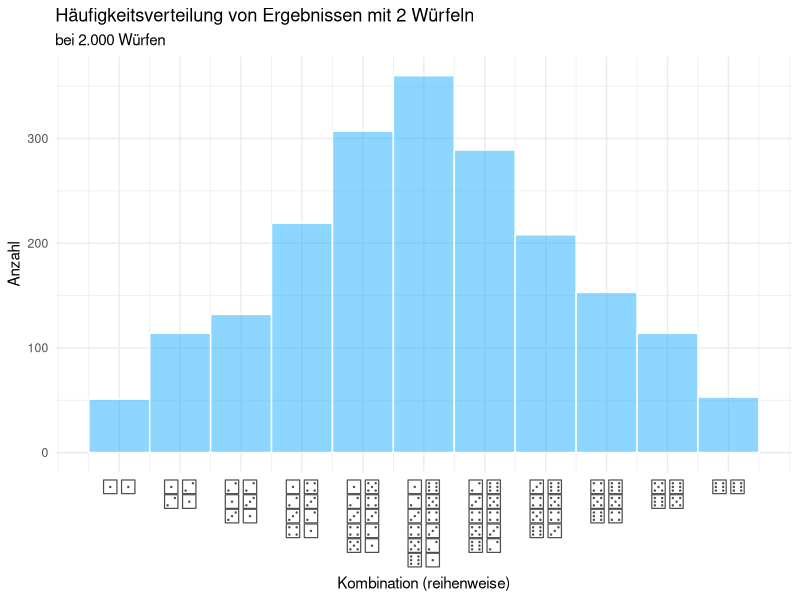

Recreate this plot in R.
# Requires FreeSerif Font or alternative font compatible with dice glyphs
# See http://ftp.gnu.org/gnu/freefont/

library(ggplot2)

w6_1 <- sample(c(1:6), 2000, replace = T)
w6_2 <- sample(c(1:6), 2000, replace = T) + sample(c(1:6), 2000, replace = T)

# see stringi::stri_escape_unicode
d1 <- "\u2680"
d2 <- "\u2681"
d3 <- "\u2682"
d4 <- "\u2683"
d5 <- "\u2684"
d6 <- "\u2685"

dice <- c(
  "2"  = paste0(d1, d1),
  "3"  = paste0(d1, d2, "\n", d2, d1),
  "4"  = paste0(d2, d2, "\n", d1, d3, "\n", d3, d1),
  "5"  = paste0(d1, d4, "\n", d2, d3, "\n", d3, d2, "\n", d4, d1),
  "6"  = paste0(d1, d5, "\n", d2, d4, "\n", d3, d3, "\n", d4, d2, "\n", d5, d1),
  "7"  = paste0(d1, d6, "\n", d2, d5, "\n", d3, d4, "\n", d4, d3, "\n", d5, d2, "\n", d6, d1),
  "8"  = paste0(d2, d6, "\n", d3, d5, "\n", d4, d4, "\n", d5, d3, "\n", d6, d2),
  "9"  = paste0(d3, d6, "\n", d4, d5, "\n", d5, d4, "\n", d6, d3),
  "10" = paste0(d4, d6, "\n", d5, d5, "\n", d6, d4),
  "11" = paste0(d5, d6, "\n", d6, d5),
  "12" = paste0(d6, d6)
)

# Expected relative frequencies:
c(1:6,5:1) / sum(c(1:6,5:1))

ggplot(NULL, aes(x = w6_2)) +
  geom_histogram(bins = 11, color = "white", fill = "#1aadff", alpha = .5) +
  scale_x_continuous(breaks = 2:12, labels = dice) +
  labs(title = "Häufigkeitsverteilung von Ergebnissen mit 2 Würfeln",
       subtitle = "bei 2.000 Würfen",
       x = "Kombination (reihenweise)", y = "Anzahl") +
  theme_minimal() +
  theme(axis.text.x = element_text(size = rel(2), family = "FreeSerif", lineheight = .5))

# Neat but unused bonus feature
diceglyph <- function(..., paste = TRUE) {
  sym <- c(
    "\u2680",
    "\u2681",
    "\u2682",
    "\u2683",
    "\u2684",
    "\u2685"
  )
  if (paste) {
    paste0(sym[c(...)], collapse = "")
  } else {
    sym[c(...)]
  }
}

# e.g. diceglyph(2, 3, 6, 2)
